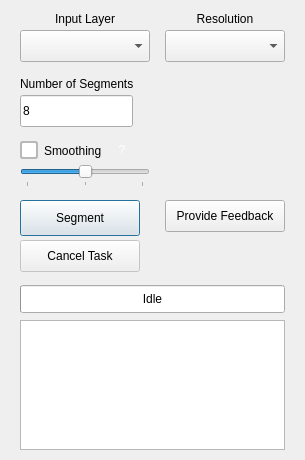
<?xml version="1.0" encoding="UTF-8"?>
<ui version="4.0">
 <class>SegmenterDialogBase</class>
 <widget class="QDialog" name="SegmenterDialogBase">
  <property name="geometry">
   <rect>
    <x>0</x>
    <y>0</y>
    <width>305</width>
    <height>460</height>
   </rect>
  </property>
  <property name="windowTitle">
   <string>Map Segmenter</string>
  </property>
  <property name="styleSheet">
   <string notr="true">QComboBox { color: palette(text); }
QComboBox QAbstractItemView { color: palette(text); }
QCheckBox { color: palette(text); spacing: 6px; }
QCheckBox::indicator { width: 14px; height: 14px; background-color: palette(base); border: 2px solid palette(mid); border-radius: 3px; }
QCheckBox::indicator:checked { background-color: #9370db; border-color: #9370db; }
QCheckBox::indicator:hover { border-color: palette(highlight); }
QPushButton { color: palette(button-text); }
QLabel { color: palette(text); }
QLineEdit { color: palette(text); }
QPlainTextEdit { color: palette(text); }</string>
  </property>

  <widget class="QLabel" name="labelInputLayer">
   <property name="geometry">
    <rect><x>20</x><y>10</y><width>130</width><height>18</height></rect>
   </property>
   <property name="text"><string>Input Layer</string></property>
   <property name="alignment"><set>Qt::AlignCenter</set></property>
  </widget>
  <widget class="QComboBox" name="inputLayer">
   <property name="geometry">
    <rect><x>20</x><y>30</y><width>130</width><height>32</height></rect>
   </property>
   <property name="toolTip"><string>Select a 3-band GeoTIFF raster layer for K-Means segmentation.</string></property>
  </widget>

  <widget class="QLabel" name="labelResolution">
   <property name="geometry">
    <rect><x>165</x><y>10</y><width>120</width><height>18</height></rect>
   </property>
   <property name="text"><string>Resolution</string></property>
   <property name="alignment"><set>Qt::AlignCenter</set></property>
  </widget>
  <widget class="QComboBox" name="inputRes">
   <property name="geometry">
    <rect><x>165</x><y>30</y><width>120</width><height>32</height></rect>
   </property>
   <property name="toolTip"><string>Block resolution for K-Means clustering.</string></property>
  </widget>

  <widget class="QLabel" name="labelSegments">
   <property name="geometry">
    <rect><x>20</x><y>75</y><width>161</width><height>18</height></rect>
   </property>
   <property name="text"><string>Number of Segments</string></property>
  </widget>
  <widget class="QLineEdit" name="inputSegments">
   <property name="geometry">
    <rect><x>20</x><y>95</y><width>113</width><height>32</height></rect>
   </property>
   <property name="text"><string>8</string></property>
  </widget>

  <widget class="QCheckBox" name="checkSmoothing">
   <property name="geometry">
    <rect><x>20</x><y>140</y><width>90</width><height>21</height></rect>
   </property>
   <property name="text"><string>Smoothing</string></property>
   <property name="toolTip"><string>Enable or disable post-process smoothing.</string></property>
   <property name="checked"><bool>false</bool></property>
  </widget>
  <widget class="QToolButton" name="infoSmoothing">
   <property name="geometry">
    <rect><x>112</x><y>140</y><width>20</width><height>20</height></rect>
   </property>
   <property name="text"><string>?</string></property>
   <property name="toolTip"><string>&lt;b&gt;Smoothing&lt;/b&gt;&lt;br/&gt;Controls post-process boundary smoothing.&lt;br/&gt;Kernel size scales with resolution.&lt;br/&gt;&lt;br/&gt;&lt;b&gt;Low:&lt;/b&gt; Light smoothing (5-20px).&lt;br/&gt;&lt;b&gt;Medium:&lt;/b&gt; Moderate smoothing (11-44px).&lt;br/&gt;&lt;b&gt;High:&lt;/b&gt; Strong smoothing (21-84px, 2 passes).&lt;br/&gt;&lt;br/&gt;Only applies when the checkbox is enabled.</string></property>
   <property name="autoRaise"><bool>true</bool></property>
   <property name="styleSheet"><string notr="true">color: white;</string></property>
  </widget>
  <widget class="QSlider" name="sliderSmoothness">
   <property name="geometry">
    <rect><x>20</x><y>165</y><width>130</width><height>22</height></rect>
   </property>
   <property name="minimum"><number>0</number></property>
   <property name="maximum"><number>2</number></property>
   <property name="value"><number>1</number></property>
   <property name="orientation"><enum>Qt::Horizontal</enum></property>
   <property name="tickPosition"><enum>QSlider::TicksBelow</enum></property>
   <property name="tickInterval"><number>1</number></property>
  </widget>

  <widget class="QPushButton" name="buttonPredict">
   <property name="geometry">
    <rect><x>20</x><y>200</y><width>120</width><height>36</height></rect>
   </property>
   <property name="toolTip"><string>Segment the map!</string></property>
   <property name="text"><string>Segment</string></property>
  </widget>
  <widget class="QPushButton" name="buttonStop">
   <property name="enabled"><bool>false</bool></property>
   <property name="geometry">
    <rect><x>20</x><y>240</y><width>120</width><height>32</height></rect>
   </property>
   <property name="text"><string>Cancel Task</string></property>
  </widget>

  <widget class="QPushButton" name="buttonFeedback">
   <property name="geometry">
    <rect><x>165</x><y>200</y><width>120</width><height>32</height></rect>
   </property>
   <property name="text"><string>Provide Feedback</string></property>
  </widget>

  <widget class="QLabel" name="imageLarge">
   <property name="geometry">
    <rect><x>165</x><y>75</y><width>120</width><height>120</height></rect>
   </property>
   <property name="text"><string></string></property>
   <property name="alignment"><set>Qt::AlignCenter</set></property>
   <property name="scaledContents"><bool>true</bool></property>
  </widget>

  <widget class="QProgressBar" name="jobProgress">
   <property name="geometry">
    <rect><x>20</x><y>285</y><width>265</width><height>28</height></rect>
   </property>
   <property name="minimum"><number>0</number></property>
   <property name="maximum"><number>100</number></property>
   <property name="value"><number>0</number></property>
   <property name="format"><string>Idle</string></property>
   <property name="textVisible"><bool>true</bool></property>
  </widget>

  <widget class="QPlainTextEdit" name="inputBox">
   <property name="geometry">
    <rect><x>20</x><y>320</y><width>265</width><height>130</height></rect>
   </property>
   <property name="overwriteMode"><bool>false</bool></property>
   <property name="backgroundVisible"><bool>false</bool></property>
  </widget>

 </widget>
 <resources/>
 <connections/>
</ui>
